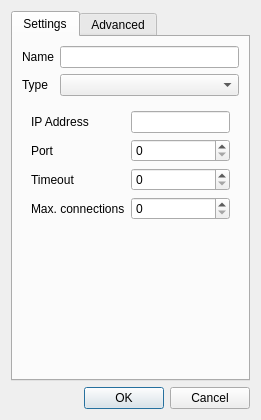
<?xml version="1.0" encoding="UTF-8"?>
<ui version="4.0">
 <class>mbServerDialogPort</class>
 <widget class="QDialog" name="mbServerDialogPort">
  <property name="geometry">
   <rect>
    <x>0</x>
    <y>0</y>
    <width>261</width>
    <height>420</height>
   </rect>
  </property>
  <property name="windowTitle">
   <string>Device</string>
  </property>
  <layout class="QVBoxLayout" name="verticalLayout_5">
   <item>
    <widget class="QTabWidget" name="tabWidget">
     <property name="currentIndex">
      <number>0</number>
     </property>
     <widget class="QWidget" name="tabSettings_2">
      <attribute name="title">
       <string>Settings</string>
      </attribute>
      <layout class="QVBoxLayout" name="verticalLayout_2">
       <item>
        <layout class="QFormLayout" name="formLayout_2">
         <item row="0" column="0">
          <widget class="QLabel" name="label">
           <property name="text">
            <string>Name</string>
           </property>
          </widget>
         </item>
         <item row="0" column="1">
          <widget class="QLineEdit" name="lnName"/>
         </item>
         <item row="1" column="0">
          <widget class="QLabel" name="label_3">
           <property name="text">
            <string>Type</string>
           </property>
          </widget>
         </item>
         <item row="1" column="1">
          <widget class="QComboBox" name="cmbType"/>
         </item>
        </layout>
       </item>
       <item>
        <widget class="QStackedWidget" name="stackedWidget">
         <property name="currentIndex">
          <number>1</number>
         </property>
         <widget class="QWidget" name="pgSerial">
          <layout class="QFormLayout" name="formLayout">
           <item row="0" column="0">
            <widget class="QLabel" name="label_4">
             <property name="text">
              <string>Serial Port</string>
             </property>
            </widget>
           </item>
           <item row="0" column="1">
            <widget class="QComboBox" name="cmbSerialPortName"/>
           </item>
           <item row="1" column="0">
            <widget class="QLabel" name="label_5">
             <property name="text">
              <string>Baud Rate</string>
             </property>
            </widget>
           </item>
           <item row="1" column="1">
            <widget class="QComboBox" name="cmbBaudRate"/>
           </item>
           <item row="2" column="0">
            <widget class="QLabel" name="label_6">
             <property name="text">
              <string>Data Bits</string>
             </property>
            </widget>
           </item>
           <item row="2" column="1">
            <widget class="QComboBox" name="cmbDataBits"/>
           </item>
           <item row="3" column="0">
            <widget class="QLabel" name="label_7">
             <property name="text">
              <string>Parity</string>
             </property>
            </widget>
           </item>
           <item row="3" column="1">
            <widget class="QComboBox" name="cmbParity"/>
           </item>
           <item row="4" column="0">
            <widget class="QLabel" name="label_8">
             <property name="text">
              <string>Stop Bits</string>
             </property>
            </widget>
           </item>
           <item row="4" column="1">
            <widget class="QComboBox" name="cmbStopBits"/>
           </item>
           <item row="5" column="0">
            <widget class="QLabel" name="label_12">
             <property name="text">
              <string>Flow Control</string>
             </property>
            </widget>
           </item>
           <item row="5" column="1">
            <widget class="QComboBox" name="cmbFlowControl"/>
           </item>
           <item row="8" column="1">
            <spacer name="verticalSpacer_2">
             <property name="orientation">
              <enum>Qt::Vertical</enum>
             </property>
             <property name="sizeHint" stdset="0">
              <size>
               <width>20</width>
               <height>40</height>
              </size>
             </property>
            </spacer>
           </item>
           <item row="6" column="1">
            <widget class="QSpinBox" name="spTimeoutFB">
             <property name="maximum">
              <number>1000000000</number>
             </property>
            </widget>
           </item>
           <item row="7" column="1">
            <widget class="QSpinBox" name="spTimeoutIB">
             <property name="maximum">
              <number>1000000000</number>
             </property>
            </widget>
           </item>
           <item row="6" column="0">
            <widget class="QLabel" name="label_2">
             <property name="text">
              <string>Timeout (first byte)</string>
             </property>
            </widget>
           </item>
           <item row="7" column="0">
            <widget class="QLabel" name="label_9">
             <property name="text">
              <string>Timeout (inter byte)</string>
             </property>
            </widget>
           </item>
          </layout>
         </widget>
         <widget class="QWidget" name="pgTCP">
          <layout class="QFormLayout" name="formLayout_3">
           <item row="0" column="1">
            <widget class="QLineEdit" name="lnIpaddr"/>
           </item>
           <item row="1" column="0">
            <widget class="QLabel" name="label_13">
             <property name="text">
              <string>Port</string>
             </property>
            </widget>
           </item>
           <item row="1" column="1">
            <widget class="QSpinBox" name="spPort">
             <property name="maximum">
              <number>65535</number>
             </property>
            </widget>
           </item>
           <item row="2" column="0">
            <widget class="QLabel" name="label_26">
             <property name="text">
              <string>Timeout</string>
             </property>
            </widget>
           </item>
           <item row="2" column="1">
            <widget class="QSpinBox" name="spTimeout">
             <property name="maximum">
              <number>1000000000</number>
             </property>
            </widget>
           </item>
           <item row="3" column="0">
            <widget class="QLabel" name="label_27">
             <property name="text">
              <string>Max. connections</string>
             </property>
            </widget>
           </item>
           <item row="3" column="1">
            <widget class="QSpinBox" name="spMaxConn">
             <property name="maximum">
              <number>1000000000</number>
             </property>
            </widget>
           </item>
           <item row="4" column="1">
            <spacer name="verticalSpacer">
             <property name="orientation">
              <enum>Qt::Vertical</enum>
             </property>
             <property name="sizeHint" stdset="0">
              <size>
               <width>20</width>
               <height>40</height>
              </size>
             </property>
            </spacer>
           </item>
           <item row="0" column="0">
            <widget class="QLabel" name="label_14">
             <property name="text">
              <string>IP Address</string>
             </property>
            </widget>
           </item>
          </layout>
         </widget>
        </widget>
       </item>
      </layout>
     </widget>
     <widget class="QWidget" name="tabAdvanced_2">
      <attribute name="title">
       <string>Advanced</string>
      </attribute>
      <layout class="QVBoxLayout" name="verticalLayout_4">
       <item>
        <widget class="QCheckBox" name="chbBroadcastEnabled">
         <property name="text">
          <string>Enable Broadcast for 0-unit address</string>
         </property>
        </widget>
       </item>
       <item>
        <spacer name="verticalSpacer_4">
         <property name="orientation">
          <enum>Qt::Vertical</enum>
         </property>
         <property name="sizeHint" stdset="0">
          <size>
           <width>20</width>
           <height>323</height>
          </size>
         </property>
        </spacer>
       </item>
      </layout>
     </widget>
    </widget>
   </item>
   <item>
    <widget class="QDialogButtonBox" name="buttonBox">
     <property name="orientation">
      <enum>Qt::Horizontal</enum>
     </property>
     <property name="standardButtons">
      <set>QDialogButtonBox::Cancel|QDialogButtonBox::Ok</set>
     </property>
    </widget>
   </item>
  </layout>
 </widget>
 <resources/>
 <connections>
  <connection>
   <sender>buttonBox</sender>
   <signal>accepted()</signal>
   <receiver>mbServerDialogPort</receiver>
   <slot>accept()</slot>
   <hints>
    <hint type="sourcelabel">
     <x>254</x>
     <y>341</y>
    </hint>
    <hint type="destinationlabel">
     <x>157</x>
     <y>274</y>
    </hint>
   </hints>
  </connection>
  <connection>
   <sender>buttonBox</sender>
   <signal>rejected()</signal>
   <receiver>mbServerDialogPort</receiver>
   <slot>reject()</slot>
   <hints>
    <hint type="sourcelabel">
     <x>254</x>
     <y>341</y>
    </hint>
    <hint type="destinationlabel">
     <x>286</x>
     <y>274</y>
    </hint>
   </hints>
  </connection>
 </connections>
</ui>
